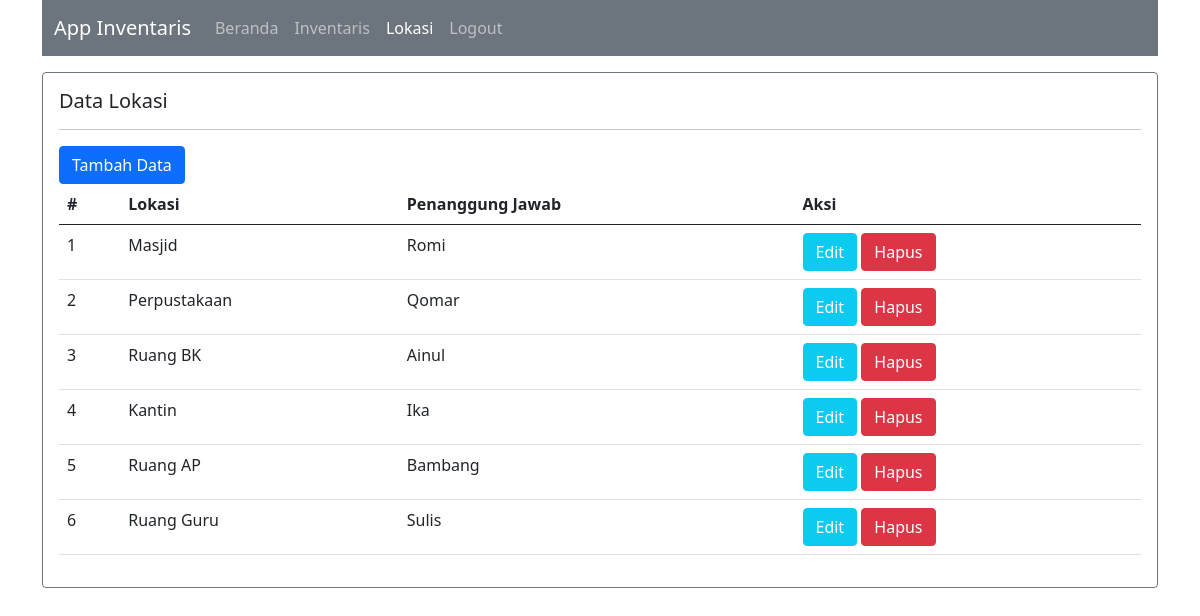
/page/index.php?laman=lokasi (signed in), run on the app's committed database.
### tables this page shows
CREATE TABLE `lokasi` (
  `id_lokasi` int(11) NOT NULL,
  `nama_lokasi` varchar(100) DEFAULT NULL,
  `penanggung_jawab` varchar(50) DEFAULT NULL
);

### func.php (called while the page is built, shortened)
<?php
function base_url()
{
    $url = 'http://localhost/inventaris';
    return $url;
}
function fetch_data($conn, $query)
{
    $result = mysqli_query($conn, $query);
    $rows = [];
    while ($row = mysqli_fetch_assoc($result)) {
        $rows[] = $row;
    }
    return $rows;
}

### page/lokasi.php (the view)
<div class="card border-secondary">
    <div class="card-body">
        <h5 class="card-title">Data Lokasi</h5>
        <hr>
        <a class="btn btn-primary" href="<?= base_url(); ?>/page/index.php?laman=form_tambah_lokasi">Tambah Data</a>
        <?php
        $query = "SELECT * FROM lokasi";
        $arr = fetch_data($conn, $query);
        $i = 1;
        ?>
        <table class="table table-hover">
            <thead>
                <tr>
                    <th scope="col">#</th>
                    <th scope="col">Lokasi</th>
                    <th scope="col">Penanggung Jawab</th>
                    <th scope="col">Aksi</th>
                </tr>
            </thead>
            <tbody>
                <?php foreach ($arr as $data) : ?>
                    <tr>
                        <td><?= $i++; ?></td>
                        <td><?= $data['nama_lokasi']; ?></td>
                        <td><?= $data['penanggung_jawab']; ?></td>
                        <td>
                            <a href="<?= base_url(); ?>/page/index.php?laman=form_edit_lokasi&id=<?= $data['id_lokasi']; ?>" class="btn btn-info text-white">Edit</a>
                            <a href="<?= base_url(); ?>/page/index.php?laman=hapus_lokasi&id=<?= $data['id_lokasi']; ?>" class="btn btn-danger">Hapus</a>
                        </td>
                    </tr>
                <?php endforeach; ?>
            </tbody>
        </table>
    </div>
</div>

### template/header.php (shortened to what this page needs)
<!doctype html>
<html lang="en">
<head>
    <link href="https://cdn.jsdelivr.net/npm/bootstrap@5.0.0-beta1/dist/css/bootstrap.min.css" rel="stylesheet">
</head>
<body>
    <div class="container">
        <nav class="navbar navbar-expand-lg navbar-dark bg-secondary">
            <div class="container-fluid">
                <a class="navbar-brand" href="#">App Inventaris</a>
                <div class="collapse navbar-collapse" id="navbarNav">
                    <ul class="navbar-nav">
                        <li class="nav-item">
                            <a class="nav-link <?= !isset($_GET['laman']) || $_GET['laman'] == "beranda" ? "active" : ""; ?>" aria-current="page" href="<?= base_url(); ?>/page/index.php?laman=beranda">Beranda</a>
                        </li>
                        <li class="nav-item">
                            <a class="nav-link <?= $_GET['laman'] == "inventaris" ? "active" : ""; ?>" href="<?= base_url(); ?>/page/index.php?laman=inventaris">Inventaris</a>
                        </li>
                        <li class="nav-item">
                            <a class="nav-link <?= $_GET['laman'] == "lokasi" ? "active" : ""; ?>" href="<?= base_url(); ?>/page/index.php?laman=lokasi">Lokasi</a>
                        </li>
                        <li class="nav-item">
                            <a class="nav-link" href="<?= base_url(); ?>/logout.php">Logout</a>
                        </li>
                    </ul>
                </div>
            </div>
        </nav>
    </div>
    <div class="container mt-3">

### page/index.php (shortened to what this page needs)
<?php
require '../func.php';
require_once '../template/header.php';
if (isset($_GET['laman'])) {
    $laman = $_GET['laman'];
    require_once file_exists("{$laman}.php") ? "{$laman}.php" : "404.php";
} else {
    require_once 'beranda.php';
}
require_once '../template/footer.php';

### template/footer.php (shortened to what this page needs)
</div>
</body>
</html>

### data on the page
lokasi: nama_lokasi "Masjid", penanggung_jawab "Romi"
lokasi: nama_lokasi "Perpustakaan", penanggung_jawab "Qomar"
lokasi: nama_lokasi "Ruang BK", penanggung_jawab "Ainul"
lokasi: nama_lokasi "Kantin", penanggung_jawab "Ika"
lokasi: nama_lokasi "Ruang AP", penanggung_jawab "Bambang"
lokasi: nama_lokasi "Ruang Guru", penanggung_jawab "Sulis"
